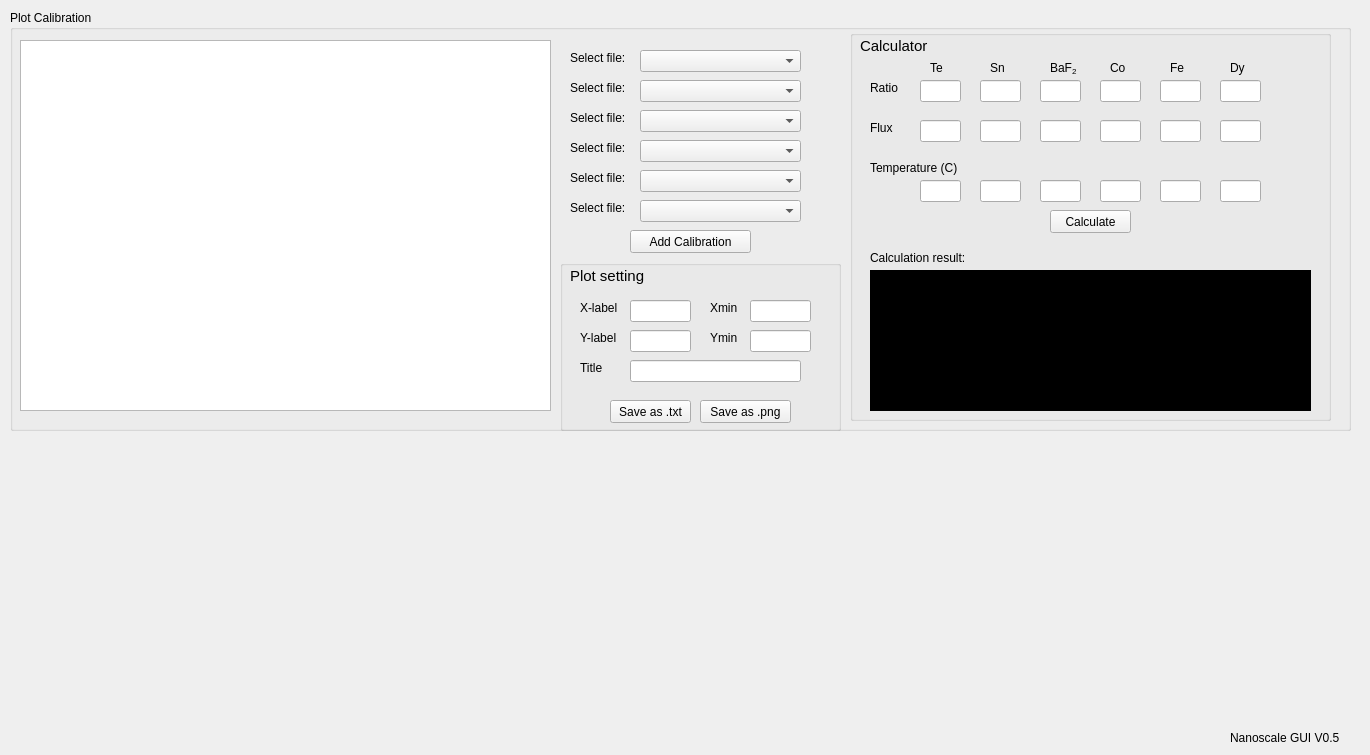
    <widget class="QWidget" name="tab_4">
     <attribute name="title">
      <string>Calibration Calculator</string>
     </attribute>
     <widget class="QLabel" name="label_67">
      <property name="geometry">
       <rect>
        <x>1230</x>
        <y>730</y>
        <width>131</width>
        <height>16</height>
       </rect>
      </property>
      <property name="text">
       <string>Nanoscale GUI V0.5</string>
      </property>
     </widget>
     <widget class="QGroupBox" name="groupBox_38">
      <property name="geometry">
       <rect>
        <x>10</x>
        <y>10</y>
        <width>1341</width>
        <height>421</height>
       </rect>
      </property>
      <property name="title">
       <string>Plot Calibration</string>
      </property>
      <widget class="QLabel" name="label_434">
       <property name="geometry">
        <rect>
         <x>560</x>
         <y>40</y>
         <width>81</width>
         <height>16</height>
        </rect>
       </property>
       <property name="text">
        <string>Select file:</string>
       </property>
      </widget>
      <widget class="QComboBox" name="cal_selectfile_1">
       <property name="geometry">
        <rect>
         <x>630</x>
         <y>40</y>
         <width>161</width>
         <height>22</height>
        </rect>
       </property>
      </widget>
      <widget class="QGraphicsView" name="cal_graphicsView">
       <property name="geometry">
        <rect>
         <x>10</x>
         <y>30</y>
         <width>531</width>
         <height>371</height>
        </rect>
       </property>
      </widget>
      <widget class="QGroupBox" name="groupBox_39">
       <property name="geometry">
        <rect>
         <x>550</x>
         <y>250</y>
         <width>281</width>
         <height>171</height>
        </rect>
       </property>
       <property name="title">
        <string/>
       </property>
       <widget class="QGroupBox" name="groupBox_40">
        <property name="geometry">
         <rect>
          <x>0</x>
          <y>-80</y>
          <width>120</width>
          <height>80</height>
         </rect>
        </property>
        <property name="title">
         <string>GroupBox</string>
        </property>
       </widget>
       <widget class="QLineEdit" name="lineEdit_11">
        <property name="geometry">
         <rect>
          <x>70</x>
          <y>40</y>
          <width>61</width>
          <height>22</height>
         </rect>
        </property>
       </widget>
       <widget class="QLabel" name="label_153">
        <property name="geometry">
         <rect>
          <x>20</x>
          <y>40</y>
          <width>55</width>
          <height>16</height>
         </rect>
        </property>
        <property name="text">
         <string>X-label</string>
        </property>
       </widget>
       <widget class="QLabel" name="label_154">
        <property name="geometry">
         <rect>
          <x>20</x>
          <y>70</y>
          <width>55</width>
          <height>16</height>
         </rect>
        </property>
        <property name="text">
         <string>Y-label</string>
        </property>
       </widget>
       <widget class="QLineEdit" name="lineEdit_12">
        <property name="geometry">
         <rect>
          <x>70</x>
          <y>70</y>
          <width>61</width>
          <height>22</height>
         </rect>
        </property>
       </widget>
       <widget class="QLabel" name="label_155">
        <property name="geometry">
         <rect>
          <x>20</x>
          <y>100</y>
          <width>55</width>
          <height>16</height>
         </rect>
        </property>
        <property name="text">
         <string>Title</string>
        </property>
       </widget>
       <widget class="QLineEdit" name="lineEdit_13">
        <property name="geometry">
         <rect>
          <x>70</x>
          <y>100</y>
          <width>171</width>
          <height>22</height>
         </rect>
        </property>
       </widget>
       <widget class="QLabel" name="label_156">
        <property name="geometry">
         <rect>
          <x>150</x>
          <y>40</y>
          <width>55</width>
          <height>16</height>
         </rect>
        </property>
        <property name="text">
         <string>Xmin</string>
        </property>
       </widget>
       <widget class="QLabel" name="label_157">
        <property name="geometry">
         <rect>
          <x>150</x>
          <y>70</y>
          <width>55</width>
          <height>16</height>
         </rect>
        </property>
        <property name="text">
         <string>Ymin</string>
        </property>
       </widget>
       <widget class="QLineEdit" name="lineEdit_14">
        <property name="geometry">
         <rect>
          <x>190</x>
          <y>40</y>
          <width>61</width>
          <height>22</height>
         </rect>
        </property>
       </widget>
       <widget class="QLineEdit" name="lineEdit_15">
        <property name="geometry">
         <rect>
          <x>190</x>
          <y>70</y>
          <width>61</width>
          <height>22</height>
         </rect>
        </property>
       </widget>
       <widget class="QLabel" name="label_161">
        <property name="geometry">
         <rect>
          <x>10</x>
          <y>0</y>
          <width>201</width>
          <height>31</height>
         </rect>
        </property>
        <property name="font">
         <font>
          <family>MS Shell Dlg 2</family>
          <pointsize>11</pointsize>
          <weight>9</weight>
          <italic>false</italic>
          <bold>false</bold>
         </font>
        </property>
        <property name="styleSheet">
         <string notr="true">font: 75 11pt &quot;MS Shell Dlg 2&quot;;</string>
        </property>
        <property name="text">
         <string>Plot setting</string>
        </property>
       </widget>
       <widget class="QLabel" name="label_437">
        <property name="geometry">
         <rect>
          <x>10</x>
          <y>240</y>
          <width>51</width>
          <height>16</height>
         </rect>
        </property>
        <property name="text">
         <string/>
        </property>
       </widget>
       <widget class="QPushButton" name="cal_saveastxt">
        <property name="geometry">
         <rect>
          <x>50</x>
          <y>140</y>
          <width>81</width>
          <height>23</height>
         </rect>
        </property>
        <property name="text">
         <string>Save as .txt</string>
        </property>
       </widget>
       <widget class="QPushButton" name="cal_saveaspng">
        <property name="geometry">
         <rect>
          <x>140</x>
          <y>140</y>
          <width>91</width>
          <height>23</height>
         </rect>
        </property>
        <property name="text">
         <string>Save as .png</string>
        </property>
       </widget>
      </widget>
      <widget class="QPushButton" name="cal_Addcalibration">
       <property name="geometry">
        <rect>
         <x>620</x>
         <y>220</y>
         <width>121</width>
         <height>23</height>
        </rect>
       </property>
       <property name="text">
        <string>Add Calibration</string>
       </property>
      </widget>
      <widget class="QComboBox" name="cal_selectfile_2">
       <property name="geometry">
        <rect>
         <x>630</x>
         <y>70</y>
         <width>161</width>
         <height>22</height>
        </rect>
       </property>
      </widget>
      <widget class="QLabel" name="label_435">
       <property name="geometry">
        <rect>
         <x>560</x>
         <y>70</y>
         <width>81</width>
         <height>16</height>
        </rect>
       </property>
       <property name="text">
        <string>Select file:</string>
       </property>
      </widget>
      <widget class="QLabel" name="label_436">
       <property name="geometry">
        <rect>
         <x>560</x>
         <y>100</y>
         <width>81</width>
         <height>16</height>
        </rect>
       </property>
       <property name="text">
        <string>Select file:</string>
       </property>
      </widget>
      <widget class="QComboBox" name="cal_selectfile_3">
       <property name="geometry">
        <rect>
         <x>630</x>
         <y>100</y>
         <width>161</width>
         <height>22</height>
        </rect>
       </property>
      </widget>
      <widget class="QGroupBox" name="groupBox_41">
       <property name="geometry">
        <rect>
         <x>840</x>
         <y>20</y>
         <width>481</width>
         <height>391</height>
        </rect>
       </property>
       <property name="title">
        <string/>
       </property>
       <widget class="QGroupBox" name="groupBox_43">
        <property name="geometry">
         <rect>
          <x>0</x>
          <y>-80</y>
          <width>120</width>
          <height>80</height>
         </rect>
        </property>
        <property name="title">
         <string>GroupBox</string>
        </property>
       </widget>
       <widget class="QLineEdit" name="cal_ratio_1">
        <property name="geometry">
         <rect>
          <x>70</x>
          <y>50</y>
          <width>41</width>
          <height>22</height>
         </rect>
        </property>
       </widget>
       <widget class="QLabel" name="label_165">
        <property name="geometry">
         <rect>
          <x>20</x>
          <y>50</y>
          <width>55</width>
          <height>16</height>
         </rect>
        </property>
        <property name="text">
         <string>Ratio</string>
        </property>
       </widget>
       <widget class="QLabel" name="label_166">
        <property name="geometry">
         <rect>
          <x>20</x>
          <y>90</y>
          <width>55</width>
          <height>16</height>
         </rect>
        </property>
        <property name="text">
         <string>Flux</string>
        </property>
       </widget>
       <widget class="QLabel" name="label_167">
        <property name="geometry">
         <rect>
          <x>20</x>
          <y>130</y>
          <width>111</width>
          <height>16</height>
         </rect>
        </property>
        <property name="text">
         <string>Temperature (C)</string>
        </property>
       </widget>
       <widget class="QLineEdit" name="cal_temp_1">
        <property name="geometry">
         <rect>
          <x>70</x>
          <y>150</y>
          <width>41</width>
          <height>22</height>
         </rect>
        </property>
       </widget>
       <widget class="QLabel" name="cal_calculationresultlabel">
        <property name="geometry">
         <rect>
          <x>20</x>
          <y>220</y>
          <width>111</width>
          <height>16</height>
         </rect>
        </property>
        <property name="text">
         <string>Calculation result:</string>
        </property>
       </widget>
       <widget class="QLineEdit" name="cal_ratio_2">
        <property name="geometry">
         <rect>
          <x>130</x>
          <y>50</y>
          <width>41</width>
          <height>22</height>
         </rect>
        </property>
       </widget>
       <widget class="QLabel" name="label_170">
        <property name="geometry">
         <rect>
          <x>10</x>
          <y>0</y>
          <width>201</width>
          <height>31</height>
         </rect>
        </property>
        <property name="font">
         <font>
          <family>MS Shell Dlg 2</family>
          <pointsize>11</pointsize>
          <weight>9</weight>
          <italic>false</italic>
          <bold>false</bold>
         </font>
        </property>
        <property name="styleSheet">
         <string notr="true">font: 75 11pt &quot;MS Shell Dlg 2&quot;;</string>
        </property>
        <property name="text">
         <string>Calculator</string>
        </property>
       </widget>
       <widget class="QPushButton" name="cal_calculatebutton">
        <property name="geometry">
         <rect>
          <x>200</x>
          <y>180</y>
          <width>81</width>
          <height>23</height>
         </rect>
        </property>
        <property name="text">
         <string>Calculate</string>
        </property>
       </widget>
       <widget class="QLabel" name="label_445">
        <property name="geometry">
         <rect>
          <x>140</x>
          <y>30</y>
          <width>21</width>
          <height>16</height>
         </rect>
        </property>
        <property name="text">
         <string>Sn</string>
        </property>
       </widget>
       <widget class="QLabel" name="label_443">
        <property name="geometry">
         <rect>
          <x>260</x>
          <y>30</y>
          <width>21</width>
          <height>16</height>
         </rect>
        </property>
        <property name="text">
         <string>Co</string>
        </property>
       </widget>
       <widget class="QLabel" name="label_444">
        <property name="geometry">
         <rect>
          <x>320</x>
          <y>30</y>
          <width>21</width>
          <height>16</height>
         </rect>
        </property>
        <property name="text">
         <string>Fe</string>
        </property>
       </widget>
       <widget class="QLabel" name="label_441">
        <property name="geometry">
         <rect>
          <x>80</x>
          <y>30</y>
          <width>21</width>
          <height>16</height>
         </rect>
        </property>
        <property name="text">
         <string>Te</string>
        </property>
       </widget>
       <widget class="QLabel" name="label_439">
        <property name="geometry">
         <rect>
          <x>200</x>
          <y>30</y>
          <width>31</width>
          <height>16</height>
         </rect>
        </property>
        <property name="text">
         <string>&lt;html&gt;&lt;head/&gt;&lt;body&gt;&lt;p&gt;BaF&lt;span style=&quot; vertical-align:sub;&quot;&gt;2&lt;/span&gt;&lt;/p&gt;&lt;/body&gt;&lt;/html&gt;</string>
        </property>
       </widget>
       <widget class="QLabel" name="label_442">
        <property name="geometry">
         <rect>
          <x>380</x>
          <y>30</y>
          <width>21</width>
          <height>16</height>
         </rect>
        </property>
        <property name="text">
         <string>Dy</string>
        </property>
       </widget>
       <widget class="QLineEdit" name="cal_ratio_3">
        <property name="geometry">
         <rect>
          <x>190</x>
          <y>50</y>
          <width>41</width>
          <height>22</height>
         </rect>
        </property>
       </widget>
       <widget class="QLineEdit" name="cal_ratio_4">
        <property name="geometry">
         <rect>
          <x>250</x>
          <y>50</y>
          <width>41</width>
          <height>22</height>
         </rect>
        </property>
       </widget>
       <widget class="QLineEdit" name="cal_ratio_5">
        <property name="geometry">
         <rect>
          <x>310</x>
          <y>50</y>
          <width>41</width>
          <height>22</height>
         </rect>
        </property>
       </widget>
       <widget class="QLineEdit" name="cal_ratio_6">
        <property name="geometry">
         <rect>
          <x>370</x>
          <y>50</y>
          <width>41</width>
          <height>22</height>
         </rect>
        </property>
       </widget>
       <widget class="QLineEdit" name="cal_flux_4">
        <property name="geometry">
         <rect>
          <x>250</x>
          <y>90</y>
          <width>41</width>
          <height>22</height>
         </rect>
        </property>
       </widget>
       <widget class="QLineEdit" name="cal_flux_1">
        <property name="geometry">
         <rect>
          <x>70</x>
          <y>90</y>
          <width>41</width>
          <height>22</height>
         </rect>
        </property>
       </widget>
       <widget class="QLineEdit" name="cal_flux_2">
        <property name="geometry">
         <rect>
          <x>130</x>
          <y>90</y>
          <width>41</width>
          <height>22</height>
         </rect>
        </property>
       </widget>
       <widget class="QLineEdit" name="cal_flux_6">
        <property name="geometry">
         <rect>
          <x>370</x>
          <y>90</y>
          <width>41</width>
          <height>22</height>
         </rect>
        </property>
       </widget>
       <widget class="QLineEdit" name="cal_flux_3">
        <property name="geometry">
         <rect>
          <x>190</x>
          <y>90</y>
          <width>41</width>
          <height>22</height>
         </rect>
        </property>
       </widget>
       <widget class="QLineEdit" name="cal_flux_5">
        <property name="geometry">
         <rect>
          <x>310</x>
          <y>90</y>
          <width>41</width>
          <height>22</height>
         </rect>
        </property>
       </widget>
       <widget class="QLineEdit" name="cal_temp_2">
        <property name="geometry">
         <rect>
          <x>130</x>
          <y>150</y>
          <width>41</width>
          <height>22</height>
         </rect>
        </property>
       </widget>
       <widget class="QLineEdit" name="cal_temp_3">
        <property name="geometry">
         <rect>
          <x>190</x>
          <y>150</y>
          <width>41</width>
          <height>22</height>
         </rect>
        </property>
       </widget>
       <widget class="QLineEdit" name="cal_temp_4">
        <property name="geometry">
         <rect>
          <x>250</x>
          <y>150</y>
          <width>41</width>
          <height>22</height>
         </rect>
        </property>
       </widget>
       <widget class="QLineEdit" name="cal_temp_6">
        <property name="geometry">
         <rect>
          <x>370</x>
          <y>150</y>
          <width>41</width>
          <height>22</height>
         </rect>
        </property>
       </widget>
       <widget class="QLineEdit" name="cal_temp_5">
        <property name="geometry">
         <rect>
          <x>310</x>
          <y>150</y>
          <width>41</width>
          <height>22</height>
         </rect>
        </property>
       </widget>
       <widget class="QGraphicsView" name="cal_calculationresultoutput">
        <property name="geometry">
         <rect>
          <x>20</x>
          <y>240</y>
          <width>441</width>
          <height>141</height>
         </rect>
        </property>
        <property name="styleSheet">
         <string notr="true">background-color: rgb(0, 0, 0);
color: rgb(255, 255, 255);</string>
        </property>
       </widget>
      </widget>
      <widget class="QComboBox" name="cal_selectfile_4">
       <property name="geometry">
        <rect>
         <x>630</x>
         <y>130</y>
         <width>161</width>
         <height>22</height>
        </rect>
       </property>
      </widget>
      <widget class="QLabel" name="label_440">
       <property name="geometry">
        <rect>
         <x>560</x>
         <y>130</y>
         <width>81</width>
         <height>16</height>
        </rect>
       </property>
       <property name="text">
        <string>Select file:</string>
       </property>
      </widget>
      <widget class="QLabel" name="label_447">
       <property name="geometry">
        <rect>
         <x>560</x>
         <y>160</y>
         <width>81</width>
         <height>16</height>
        </rect>
       </property>
       <property name="text">
        <string>Select file:</string>
       </property>
      </widget>
      <widget class="QComboBox" name="cal_selectfile_5">
       <property name="geometry">
        <rect>
         <x>630</x>
         <y>160</y>
         <width>161</width>
         <height>22</height>
        </rect>
       </property>
      </widget>
      <widget class="QLabel" name="label_448">
       <property name="geometry">
        <rect>
         <x>560</x>
         <y>190</y>
         <width>81</width>
         <height>16</height>
        </rect>
       </property>
       <property name="text">
        <string>Select file:</string>
       </property>
      </widget>
      <widget class="QComboBox" name="cal_selectfile_6">
       <property name="geometry">
        <rect>
         <x>630</x>
         <y>190</y>
         <width>161</width>
         <height>22</height>
        </rect>
       </property>
      </widget>
     </widget>
    </widget>
